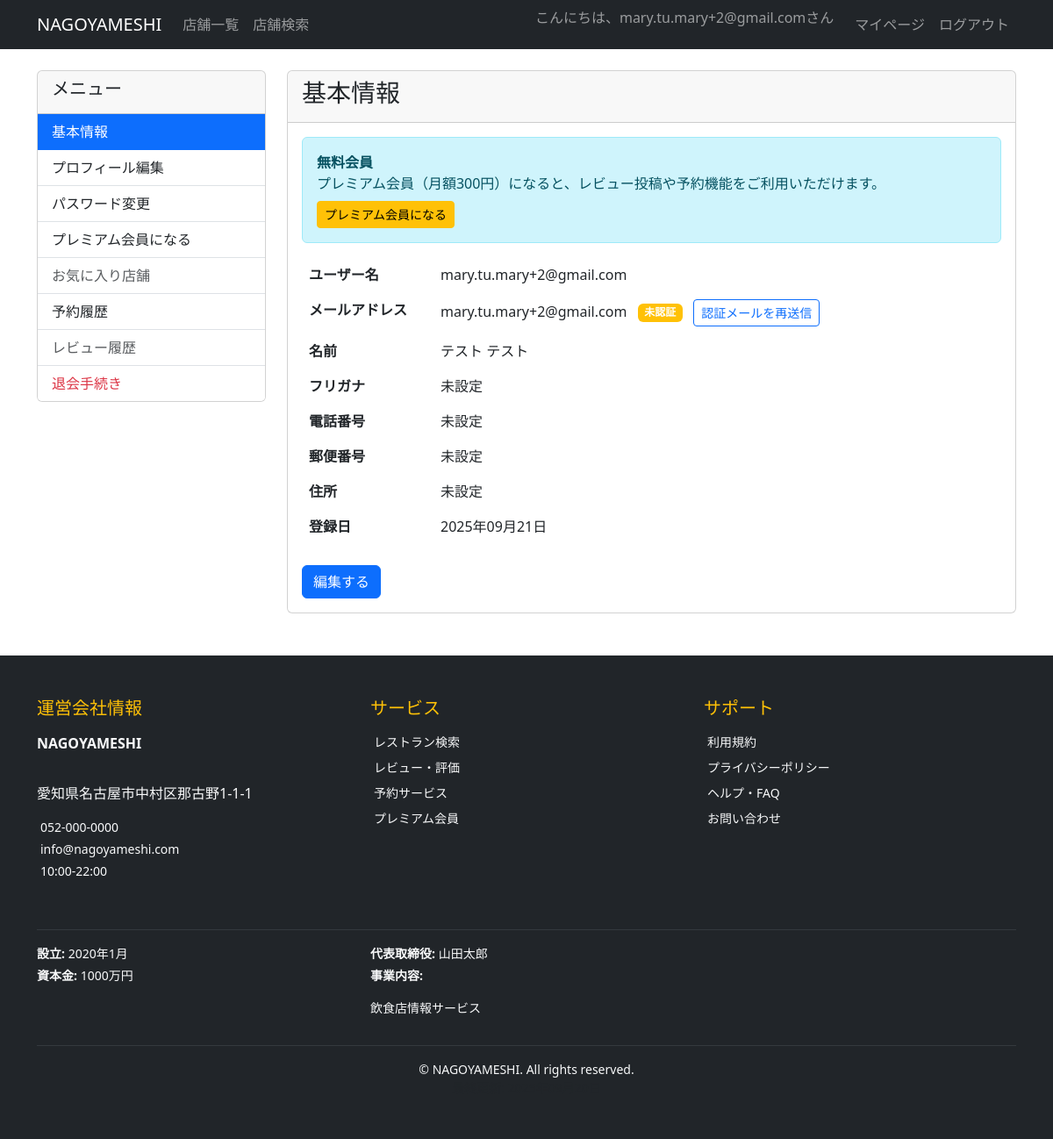
The page /accounts/profile/ (signed in) on the database its author committed.
### accounts/models.py (models this page shows, shortened)
class User(AbstractUser):
    furigana = models.CharField('フリガナ', max_length=100, blank=True)
    postal_code = models.CharField('郵便番号', max_length=8, blank=True)
    address = models.TextField('住所', blank=True)
    phone_number = models.CharField('電話番号', max_length=15, blank=True)
    is_premium = models.BooleanField('プレミアム会員', default=False)
    email_verified = models.BooleanField('メール認証済み', default=False)
    created_at = models.DateTimeField('作成日時', auto_now_add=True)
    updated_at = models.DateTimeField('更新日時', auto_now=True)
    class Meta:
        verbose_name = 'ユーザー'
        verbose_name_plural = 'ユーザー'

### admin_panel/models.py (models this page shows, shortened)
class CompanyInfo(models.Model):
    company_name = models.CharField('会社名', max_length=100, default='NAGOYA MESHI株式会社')
    address = models.TextField('住所', default='〒460-0008 愛知県名古屋市中区栄3-15-33')
    phone = models.CharField('電話番号', max_length=20, default='052-123-4567')
    email = models.EmailField('メールアドレス', default='info@nagoyameshi.com')
    business_hours = models.CharField('営業時間', max_length=50, default='平日 9:00-18:00')
    established = models.CharField('設立', max_length=20, default='2020年4月')
    capital = models.CharField('資本金', max_length=30, default='1,000万円')
    representative = models.CharField('代表取締役', max_length=50, default='名古屋 太郎')
    business_content = models.TextField('事業内容', default='飲食店情報サイトの運営\nグルメ情報の提供\nレストラン予約サービス')
    updated_at = models.DateTimeField('更新日時', auto_now=True)
    class Meta:
        verbose_name = '運営会社情報'
        verbose_name_plural = '運営会社情報'
    @classmethod
    def get_instance(cls):
        obj, created = cls.objects.get_or_create(pk=1)
        return obj

### accounts/views.py (the view)
# urls.py: path('profile/', views.profile_view, name='profile'),
@login_required
def profile_view(request):
    return render(request, 'accounts/profile.html')

### admin_panel/context_processors.py (called while the page is built)
def company_info(request):
    return {
        'company_info': CompanyInfo.get_instance()
    }

### accounts/templates/accounts/profile.html (shortened to what this page needs)
{% extends 'base.html' %}
{% block content %}
<div class="row">
    <div class="col-md-3">
        <div class="card">
            <div class="card-header">
                <h5>メニュー</h5>
            </div>
            <div class="list-group list-group-flush">
                <a href="{% url 'accounts:profile' %}" class="list-group-item list-group-item-action active">基本情報</a>
                <a href="{% url 'accounts:profile_edit' %}" class="list-group-item list-group-item-action">プロフィール編集</a>
                <a href="{% url 'accounts:password_change' %}" class="list-group-item list-group-item-action">パスワード変更</a>
                {% if user.is_premium %}
                    <a href="{% url 'payments:subscription' %}" class="list-group-item list-group-item-action">プレミアム会員</a>
                    <a href="{% url 'restaurants:favorite_list' %}" class="list-group-item list-group-item-action">お気に入り店舗</a>
                {% else %}
                    <a href="{% url 'accounts:premium_upgrade' %}" class="list-group-item list-group-item-action">プレミアム会員になる</a>
                    <a href="#" class="list-group-item list-group-item-action disabled">お気に入り店舗</a>
                {% endif %}
                <a href="#" class="list-group-item list-group-item-action">予約履歴</a>
                {% if user.is_premium %}
                    <a href="{% url 'reviews:my_reviews' %}" class="list-group-item list-group-item-action">レビュー履歴</a>
                {% else %}
                    <a href="#" class="list-group-item list-group-item-action disabled">レビュー履歴</a>
                {% endif %}
                <a href="{% url 'accounts:delete_account' %}" class="list-group-item list-group-item-action text-danger">
                     退会手続き
                </a>
            </div>
        </div>
    </div>
    <div class="col-md-9">
        <div class="card">
            <div class="card-header">
                <h3>基本情報</h3>
            </div>
            <div class="card-body">
                {% if user.is_premium %}
                <div class="alert alert-warning">
                    <i class="fas fa-crown"></i> <strong>プレミアム会員</strong>
                    <p class="mb-0">全ての機能をご利用いただけます。</p>
                </div>
                {% else %}
                <div class="alert alert-info">
                     <strong>無料会員</strong>
                    <p class="mb-0">プレミアム会員（月額300円）になると、レビュー投稿や予約機能をご利用いただけます。</p>
                    <a href="{% url 'accounts:premium_upgrade' %}" class="btn btn-warning btn-sm mt-2">プレミアム会員になる</a>
                </div>
                {% endif %}
                <table class="table table-borderless">
                    <tr>
                        <th width="150">ユーザー名</th>
                        <td>{{ user.username }}</td>
                    </tr>
                    <tr>
                        <th>メールアドレス</th>
                        <td>
                            {{ user.email }}
                            {% if user.email_verified %}
                                <span class="badge bg-success ms-2">
                                    <i class="fas fa-check-circle"></i> 認証済み
                                </span>
                            {% else %}
                                <span class="badge bg-warning ms-2">
                                     未認証
                                </span>
                                <a href="{% url 'accounts:resend_verification' %}" class="btn btn-sm btn-outline-primary ms-2">
                                    認証メールを再送信
                                </a>
                            {% endif %}
                        </td>
                    </tr>
                    <tr>
                        <th>名前</th>
                        <td>{{ user.last_name }} {{ user.first_name }}</td>
                    </tr>
                    <tr>
                        <th>フリガナ</th>
                        <td>{{ user.furigana|default:"未設定" }}</td>
                    </tr>
                    <tr>
                        <th>電話番号</th>
                        <td>{{ user.phone_number|default:"未設定" }}</td>
                    </tr>
                    <tr>
                        <th>郵便番号</th>
                        <td>{{ user.postal_code|default:"未設定" }}</td>
                    </tr>
                    <tr>
                        <th>住所</th>
                        <td>{{ user.address|default:"未設定" }}</td>
                    </tr>
                    <tr>
                        <th>登録日</th>
                        <td>{{ user.date_joined|date:"Y年m月d日" }}</td>
                    </tr>
                </table>
                <div class="mt-4">
                    <a href="{% url 'accounts:profile_edit' %}" class="btn btn-primary">
                         編集する
                    </a>
                </div>
            </div>
        </div>
    </div>
</div>
{% endblock %}

### templates/base.html (shortened to what this page needs)
<!DOCTYPE html>
<html lang="ja">
<head>
    <link href="https://cdn.jsdelivr.net/npm/bootstrap@5.3.0/dist/css/bootstrap.min.css" rel="stylesheet">
</head>
<body>
    <nav class="navbar navbar-expand-lg navbar-dark bg-dark">
        <div class="container">
            <a class="navbar-brand" href="{% url 'restaurants:index' %}">NAGOYAMESHI</a>
            <div class="collapse navbar-collapse" id="navbarNav">
                <ul class="navbar-nav me-auto">
                    <li class="nav-item">
                        <a class="nav-link" href="{% url 'restaurants:index' %}">店舗一覧</a>
                    </li>
                    <li class="nav-item">
                        <a class="nav-link" href="{% url 'restaurants:search' %}">店舗検索</a>
                    </li>
                </ul>
                <ul class="navbar-nav">
                    {% if user.is_authenticated %}
                        <li class="nav-item">
                            <span class="navbar-text me-3">
                                こんにちは、{{ user.username }}さん
                            </span>
                        </li>
                        <li class="nav-item">
                            <a class="nav-link" href="{% url 'accounts:profile' %}">マイページ</a>
                        </li>
                        <li class="nav-item">
                            <a class="nav-link" href="{% url 'accounts:logout' %}">ログアウト</a>
                        </li>
                    {% endif %}
                </ul>
            </div>
        </div>
    </nav>
    <main class="container mt-4">
        {% block content %}
        {% endblock %}
    </main>
    <footer class="bg-dark text-light mt-5">
        <div class="container py-5">
            <div class="row">
                <div class="col-lg-4 mb-4">
                    <h5 class="text-warning mb-3">
                         運営会社情報
                    </h5>
                    <p class="mb-2"><strong>{{ company_info.company_name }}</strong></p>
                    <p class="small mb-1">
                        {{ company_info.address|linebreaks }}
                    </p>
                    <p class="small mb-1">
                        {{ company_info.phone }}
                    </p>
                    <p class="small mb-1">
                        {{ company_info.email }}
                    </p>
                    <p class="small">
                        {{ company_info.business_hours }}
                    </p>
                </div>
                <div class="col-lg-4 mb-4">
                    <h5 class="text-warning mb-3">
                         サービス
                    </h5>
                    <ul class="list-unstyled small">
                        <li class="mb-2">
                            <a href="{% url 'restaurants:index' %}" class="text-light text-decoration-none">
                                 レストラン検索
                            </a>
                        </li>
                        <li class="mb-2">
                            <a href="#" class="text-light text-decoration-none">
                                 レビュー・評価
                            </a>
                        </li>
                        <li class="mb-2">
                            <a href="#" class="text-light text-decoration-none">
                                 予約サービス
                            </a>
                        </li>
                        <li class="mb-2">
                            <a href="#" class="text-light text-decoration-none">
                                 プレミアム会員
                            </a>
                        </li>
                    </ul>
                </div>
                <div class="col-lg-4 mb-4">
                    <h5 class="text-warning mb-3">
                         サポート
                    </h5>
                    <ul class="list-unstyled small">
                        <li class="mb-2">
                            <a href="#" class="text-light text-decoration-none">
                                 利用規約
                            </a>
                        </li>
                        <li class="mb-2">
                            <a href="#" class="text-light text-decoration-none">
                                 プライバシーポリシー
                            </a>
                        </li>
                        <li class="mb-2">
                            <a href="#" class="text-light text-decoration-none">
                                 ヘルプ・FAQ
                            </a>
                        </li>
                        <li class="mb-2">
                            <a href="#" class="text-light text-decoration-none">
                                 お問い合わせ
                            </a>
                        </li>
                    </ul>
                </div>
            </div>
            <hr class="border-secondary">
            <div class="row">
                <div class="col-md-8">
                    <div class="row small">
                        <div class="col-sm-6">
                            <p class="mb-1">
                                <strong>設立:</strong> {{ company_info.established }}
                            </p>
                            <p class="mb-1">
                                <strong>資本金:</strong> {{ company_info.capital }}
                            </p>
                        </div>
                        <div class="col-sm-6">
                            <p class="mb-1">
                                <strong>代表取締役:</strong> {{ company_info.representative }}
                            </p>
                            <p class="mb-1">
                                <strong>事業内容:</strong>
                            </p>
                            <p class="small text-muted">{{ company_info.business_content|linebreaks }}</p>
                        </div>
                    </div>
                </div>
                <div class="col-md-4">
                </div>
            </div>
            <hr class="border-secondary">
            <div class="text-center">
                <p class="mb-0 small">
                    &copy; {{ "now"|date:"Y" }} {{ company_info.company_name }}. All rights reserved.
                </p>
                <p class="mb-0 small text-muted">
                </p>
            </div>
        </div>
    </footer>
</body>
</html>

### rows shown on the page
User: username "mary.tu.mary+2@gmail.com", email "mary.tu.mary+2@gmail.com", last_name "テスト", first_name "テスト", furigana "未設定", phone_number "未設定", postal_code "未設定", address "未設定", date_joined "2025年09月21日"
CompanyInfo: company_name "NAGOYAMESHI", address "愛知県名古屋市中村区那古野1-1-1", phone "052-000-0000", email "info@nagoyameshi.com", business_hours "10:00-22:00", established "2020年1月", capital "1000万円", representative "山田太郎", business_content "飲食店情報サービス"
